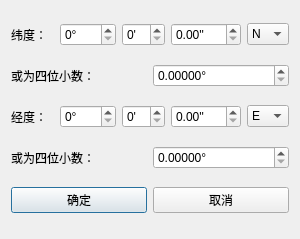
<?xml version="1.0" encoding="UTF-8"?>
<ui version="4.0">
 <class>planeposition</class>
 <widget class="QDialog" name="planeposition">
  <property name="geometry">
   <rect>
    <x>0</x>
    <y>0</y>
    <width>300</width>
    <height>239</height>
   </rect>
  </property>
  <property name="maximumSize">
   <size>
    <width>300</width>
    <height>239</height>
   </size>
  </property>
  <property name="windowTitle">
   <string>遇难位置</string>
  </property>
  <property name="windowIcon">
   <iconset resource="tubiao.qrc">
    <normaloff>:/新前缀/resource/point_128px_1176459_easyicon.net.ico</normaloff>:/新前缀/resource/point_128px_1176459_easyicon.net.ico</iconset>
  </property>
  <layout class="QVBoxLayout" name="verticalLayout">
   <item>
    <layout class="QHBoxLayout" name="horizontalLayout_2">
     <item>
      <widget class="QLabel" name="label_15">
       <property name="text">
        <string>纬度：</string>
       </property>
      </widget>
     </item>
     <item>
      <widget class="QSpinBox" name="ppweidu1spinBox">
       <property name="minimumSize">
        <size>
         <width>56</width>
         <height>0</height>
        </size>
       </property>
       <property name="suffix">
        <string>°</string>
       </property>
       <property name="maximum">
        <number>89</number>
       </property>
      </widget>
     </item>
     <item>
      <widget class="QSpinBox" name="ppweidu2spinBox">
       <property name="suffix">
        <string>'</string>
       </property>
       <property name="maximum">
        <number>59</number>
       </property>
      </widget>
     </item>
     <item>
      <widget class="QDoubleSpinBox" name="ppweidu3spinBox">
       <property name="minimumSize">
        <size>
         <width>70</width>
         <height>0</height>
        </size>
       </property>
       <property name="prefix">
        <string/>
       </property>
       <property name="suffix">
        <string>''</string>
       </property>
       <property name="decimals">
        <number>2</number>
       </property>
       <property name="maximum">
        <double>60.000000000000000</double>
       </property>
      </widget>
     </item>
     <item>
      <widget class="QComboBox" name="ppweiducomboBox">
       <item>
        <property name="text">
         <string>N</string>
        </property>
       </item>
       <item>
        <property name="text">
         <string>S</string>
        </property>
       </item>
      </widget>
     </item>
    </layout>
   </item>
   <item>
    <layout class="QHBoxLayout" name="horizontalLayout_16">
     <item>
      <widget class="QLabel" name="label_16">
       <property name="text">
        <string>或为四位小数：</string>
       </property>
      </widget>
     </item>
     <item>
      <widget class="QDoubleSpinBox" name="ppweidudoubleSpinBox">
       <property name="prefix">
        <string/>
       </property>
       <property name="suffix">
        <string>°</string>
       </property>
       <property name="decimals">
        <number>5</number>
       </property>
       <property name="maximum">
        <double>90.000000000000000</double>
       </property>
       <property name="singleStep">
        <double>0.000010000000000</double>
       </property>
      </widget>
     </item>
    </layout>
   </item>
   <item>
    <layout class="QHBoxLayout" name="horizontalLayout">
     <item>
      <widget class="QLabel" name="label_13">
       <property name="text">
        <string>经度：</string>
       </property>
      </widget>
     </item>
     <item>
      <widget class="QSpinBox" name="ppjindu1spinBox">
       <property name="minimumSize">
        <size>
         <width>56</width>
         <height>0</height>
        </size>
       </property>
       <property name="suffix">
        <string>°</string>
       </property>
       <property name="maximum">
        <number>179</number>
       </property>
      </widget>
     </item>
     <item>
      <widget class="QSpinBox" name="ppjindu2spinBox">
       <property name="suffix">
        <string>'</string>
       </property>
       <property name="maximum">
        <number>59</number>
       </property>
      </widget>
     </item>
     <item>
      <widget class="QDoubleSpinBox" name="ppjindu3spinBox">
       <property name="minimumSize">
        <size>
         <width>70</width>
         <height>0</height>
        </size>
       </property>
       <property name="prefix">
        <string/>
       </property>
       <property name="suffix">
        <string>''</string>
       </property>
       <property name="decimals">
        <number>2</number>
       </property>
       <property name="maximum">
        <double>60.000000000000000</double>
       </property>
      </widget>
     </item>
     <item>
      <widget class="QComboBox" name="ppjinducomboBox">
       <item>
        <property name="text">
         <string>E</string>
        </property>
       </item>
       <item>
        <property name="text">
         <string>W</string>
        </property>
       </item>
      </widget>
     </item>
    </layout>
   </item>
   <item>
    <layout class="QHBoxLayout" name="horizontalLayout_14">
     <item>
      <widget class="QLabel" name="label_14">
       <property name="text">
        <string>或为四位小数：</string>
       </property>
      </widget>
     </item>
     <item>
      <widget class="QDoubleSpinBox" name="ppjindudoubleSpinBox">
       <property name="prefix">
        <string/>
       </property>
       <property name="suffix">
        <string>°</string>
       </property>
       <property name="decimals">
        <number>5</number>
       </property>
       <property name="maximum">
        <double>180.000000000000000</double>
       </property>
       <property name="singleStep">
        <double>0.000010000000000</double>
       </property>
      </widget>
     </item>
    </layout>
   </item>
   <item>
    <layout class="QHBoxLayout" name="horizontalLayout_17">
     <item>
      <widget class="QPushButton" name="ppokpushButton">
       <property name="text">
        <string>确定</string>
       </property>
      </widget>
     </item>
     <item>
      <widget class="QPushButton" name="ppcancelpushButton">
       <property name="text">
        <string>取消</string>
       </property>
      </widget>
     </item>
    </layout>
   </item>
  </layout>
 </widget>
 <resources>
  <include location="tubiao.qrc"/>
 </resources>
 <connections/>
</ui>
